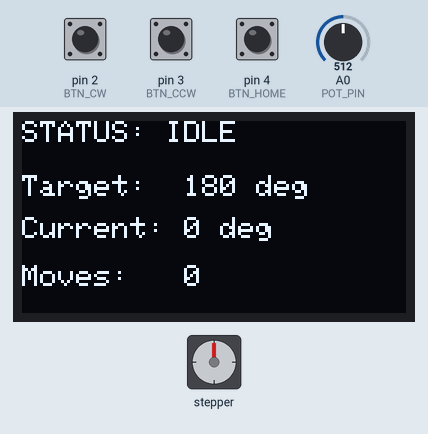
A sketch run on a simulated Arduino Uno, built with avr-gcc and run on an emulated ATmega328P. On the bench: 128×64 one-colour display, stepper motor. The inputs (shaded band) are chosen by the test bench; at power-on: pin 2 (BTN_CW) HIGH, pin 4 (BTN_HOME) HIGH, pin 3 (BTN_CCW) HIGH, A0 (POT_PIN) = 512. Stepper angles assume 2048 steps per turn; what the sketch prints to the serial monitor is not drawn.

Above: at 2.3 s.
2.4 s: pin 2 (BTN_CW) pulled LOW for 0.15 s
At 2.87 s:
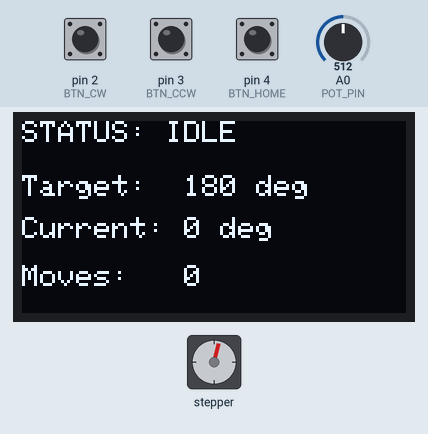
3.1 s: pin 4 (BTN_HOME) pulled LOW for 3.2 s
At 6.7 s:
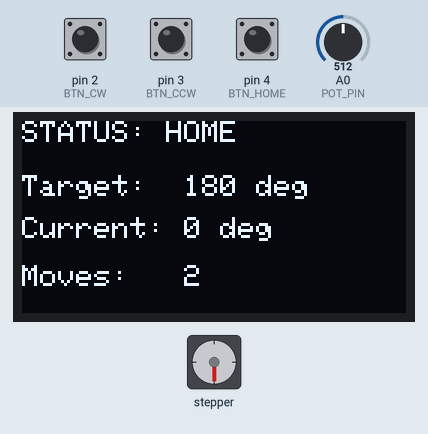
7.8 s: pin 3 (BTN_CCW) pulled LOW for 0.15 s
At 8.27 s:
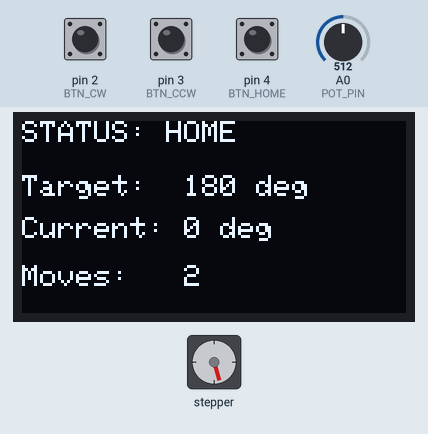
8.5 s: pin 3 (BTN_CCW) pulled LOW for 3.2 s
12.3 s: A0 (POT_PIN) set to 716
14.9 s: pin 2 (BTN_CW) pulled LOW for 1 s
At 21.8 s:
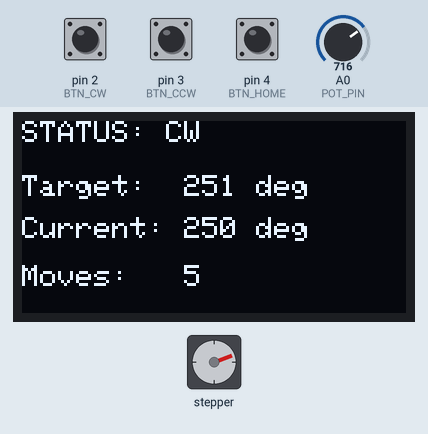
Timing chart, 0 to 22.3 s (numbered marks = the images above; inputs shaded):
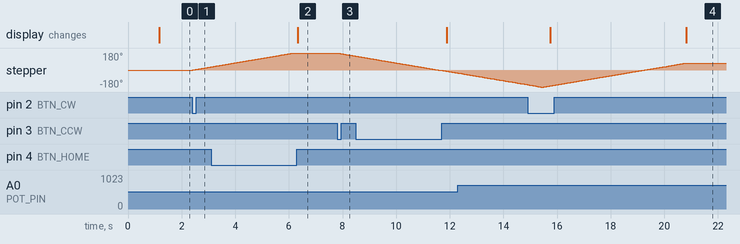

The sketch:

p9-stepper-controller.ino
```cpp
#include <Stepper.h>
#include <Wire.h>
#include <Adafruit_GFX.h>
#include <Adafruit_SH110X.h>

// --- OLED Setup (GME12864-81 / SH1106) ---
#define SCREEN_WIDTH 128
#define SCREEN_HEIGHT 64
Adafruit_SH1106G display = Adafruit_SH1106G(SCREEN_WIDTH, SCREEN_HEIGHT, &Wire, -1);

// --- Stepper Setup ---
const int STEPS_PER_REV = 2048;
// Wiring sequence for ULN2003: Pins 8, 10, 9, 11 (IN2 and IN3 swapped for library sync)
Stepper myStepper(STEPS_PER_REV, 8, 10, 9, 11);

// --- Pin Definitions ---
const int POT_PIN = A0;
const int BTN_CW = 2;
const int BTN_CCW = 3;
const int BTN_HOME = 4;

// --- System Variables ---
long currentStepPosition = 0;
float currentAngle = 0.0;
float targetAngle = 0.0;
String lastDirection = "IDLE";
int moveCounter = 0; // Tracks moves for your GitHub deliverable log

// Debounce & Refresh Timers
unsigned long lastDebounceTime = 0;
const long debounceDelay = 250;
unsigned long lastOledUpdate = 0;

void setup() {
  Serial.begin(9600);

  pinMode(BTN_CW, INPUT_PULLUP);
  pinMode(BTN_CCW, INPUT_PULLUP);
  pinMode(BTN_HOME, INPUT_PULLUP);

  // Initialize SH1106 OLED
  if(!display.begin(0x3C, true)) {
    Serial.println(F("SH1106 OLED allocation failed"));
    for(;;);
  }

  display.clearDisplay();
  display.setTextSize(1);
  display.setTextColor(SH110X_WHITE);
  display.setCursor(0, 10);
  display.println("Precision Positioner");
  display.display();
  delay(1000);

  // Set safe operating speed (8 RPM prevents step skipping/drift)
  myStepper.setSpeed(8);

  Serial.println("==========================================");
  Serial.println("PROJECT 9: STEPPER MOTOR POSITION CONTROLLER");
  Serial.println("==========================================");
}

void loop() {
  // 1. Read Potentiometer to set Target Angle (0 - 360 degrees)
  // (Using average filter to eliminate noise)
  long rawPotSum = 0;
  for(int i = 0; i < 15; i++) {
    rawPotSum += analogRead(POT_PIN);
    delayMicroseconds(50);
  }
  int potValue = rawPotSum / 15;
  targetAngle = map(potValue, 0, 1023, 0, 360);

  // 2. Read Manual Buttons (LOW means pressed due to INPUT_PULLUP)

  // CW Button: Rotate motor Clockwise by the target angle set by potentiometer
  if (digitalRead(BTN_CW) == LOW && (millis() - lastDebounceTime > debounceDelay)) {
    lastDebounceTime = millis();

    // Calculate steps required for the target angle
    long stepsToMove = (targetAngle / 360.0) * STEPS_PER_REV;

    moveMotor(stepsToMove, "CW");
  }

  // CCW Button: Rotate motor Counter-Clockwise by the target angle set by potentiometer
  if (digitalRead(BTN_CCW) == LOW && (millis() - lastDebounceTime > debounceDelay)) {
    lastDebounceTime = millis();

    // Calculate steps required for the target angle (negative for CCW)
    long stepsToMove = -((targetAngle / 360.0) * STEPS_PER_REV);

    moveMotor(stepsToMove, "CCW");
  }

  // HOME Button: Reset current position reference to 0 degrees
  if (digitalRead(BTN_HOME) == LOW && (millis() - lastDebounceTime > debounceDelay)) {
    lastDebounceTime = millis();
    currentStepPosition = 0;
    lastDirection = "HOME";
    logMove("HOME-RESET");
  }

  // 3. Math: Convert absolute steps to a normalized 0-360 Degree reading for display
  long normalizedSteps = currentStepPosition % STEPS_PER_REV;
  if (normalizedSteps < 0) normalizedSteps += STEPS_PER_REV;
  currentAngle = (normalizedSteps * 360.0) / (float)STEPS_PER_REV;

  // 4. Smooth OLED Refresh (Every 150ms)
  if (millis() - lastOledUpdate > 150) {
    updateOLED();
    lastOledUpdate = millis();
  }
}

void moveMotor(long steps, String dir) {
  lastDirection = dir;
  myStepper.step(steps);
  currentStepPosition += steps;
  logMove(dir);
}

void logMove(String actionType) {
  moveCounter++;

  long normSteps = currentStepPosition % STEPS_PER_REV;
  if (normSteps < 0) normSteps += STEPS_PER_REV;
  float calcAngle = (normSteps * 360.0) / (float)STEPS_PER_REV;

  Serial.print("[Move #");
  if (moveCounter < 10) Serial.print("0");
  Serial.print(moveCounter);
  Serial.print("] Action: ");
  Serial.print(actionType);
  Serial.print("\t| Target Set: ");
  Serial.print((int)targetAngle);
  Serial.print(" deg\t| Current Angle: ");
  Serial.print((int)calcAngle);
  Serial.print(" deg\t| Abs Steps: ");
  Serial.println(currentStepPosition);
}

void updateOLED() {
  display.clearDisplay();

  display.setTextSize(1);
  display.setCursor(0, 0);
  display.print("STATUS: ");
  display.print(lastDirection);

  display.setCursor(0, 18);
  display.print("Target:  ");
  display.print((int)targetAngle);
  display.print(" deg");

  display.setCursor(0, 32);
  display.print("Current: ");
  display.print((int)currentAngle);
  display.print(" deg");

  display.setCursor(0, 48);
  display.print("Moves:   ");
  display.print(moveCounter);

  display.display();
}
```

Measured:
- after the input at 2.4 s, stepper: turns 33° clockwise in 0.66 s, starting at once
- after the input at 3.1 s, the display: changes after 3.2 s (image 2)
- after the input at 7.8 s, stepper: turns 33° counter-clockwise in 0.66 s, starting at once
